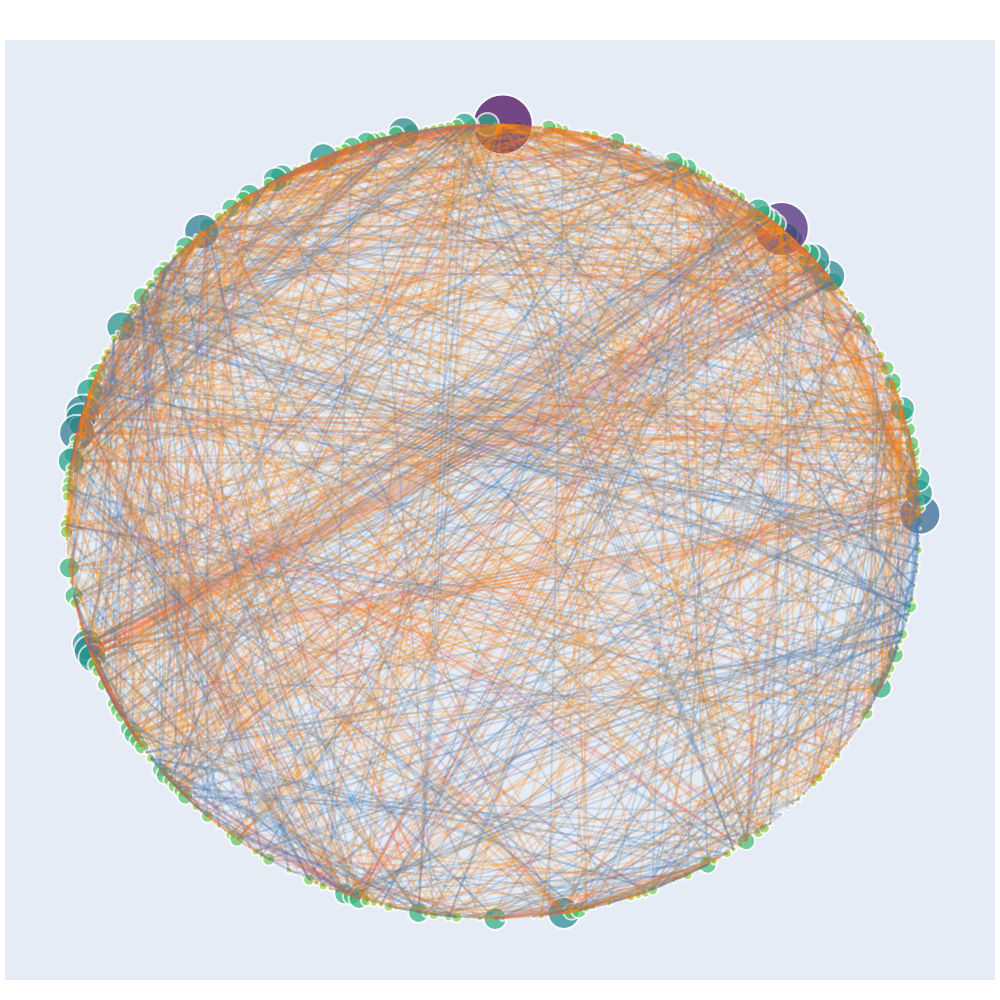

Notebook code cell kept with this figure:
### Code cell
import networkx as nx
config = PPIGraphConfig()

g = compute_ppi_graph(config=config, protein_list=protein_list, edge_construction_funcs=edge_construction_funcs)
plotly_ppi_graph(g, node_size_multiplier=1, width=1000, height=1000, layout=nx.layout.circular_layout, edge_opacity=0.2)
